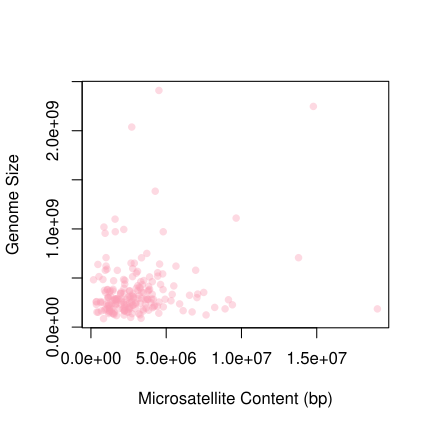

This figure's R source:
library(geiger)
library(phylolm)

#read in csv with rates of evolution
rates <- read.csv("../analyses/tip.rates/tip.rates.csv",
                  row.names = 1)

#store the average rate in a named vector by species name
rates.species <- rates$Average
names(rates.species) <- row.names(rates)


#read in nmicrosatellite data
str <- read.csv("../data/traits/micro.vs.chrom.csv")
str <- str[,1:3]
str$rates <- NA
str$species <- gsub(pattern = " ", replacement = "_", str$species)

#fix the names in the data that are different from the trees
str$species <- sub(pattern = "Harpergnathos_saltator", 
                   replacement = "Harpegnathos_saltator", str$species)
str$species <- gsub(pattern = "helicoverpa_zea", 
                    replacement = "Helicoverpa_zea", str$species)
str$species <- gsub(pattern = "papilio_polytes", 
                    replacement = "Papilio_polytes", str$species)
str$species <- gsub(pattern = "Pogomyrmex_barbatus", 
                    replacement = "Pogonomyrmex_barbatus", str$species)
str$species <- gsub(pattern = "Scaptodrosophila_lebanonesis", 
                    replacement = "Scaptodrosophila_lebanonensis", str$species)



row.names(str) <- str$species
for(i in 1:nrow(str)){
  hit <- which(names(rates.species) == str$species[i])[1]
  #fill in rates for those species that have a match in species column 
  str$rates[i] <- rates.species[hit]
}

#clean environment
rm(list = c("rates", "hit", "i", "rates.species"))

#read in trees
trees <- read.nexus("../data/trees/post.nex")


#loops through the 100 posterior distribution trees and determines the data
#necessary for the p-value
pvals.content <- c()
for(i in 1:100){
  #stores tree number
  tree.test <- trees[[i]]
  #matches species within the dataset and the tree
  foo <- treedata(phy = tree.test, data=str)
  #stores current trees data
  tree.cur <- foo[[1]]
  #stores p-value on phylolm analysis
  pvals.content[i] <- summary(phylolm(gsz ~ all, 
                                    data = str, 
                                    phy = tree.cur, 
                                    model = "BM",
                                    boot = 100))$coefficients[2,6]
}

write.csv(pvals.content, "gsz.content.pvals.csv")

#plot the microsatellite content and genome size
plot(str$gsz~str$all,
     xlab = "Microsatellite Content (bp)",
     ylab = "Genome Size",
     pch = 16, 
     col = rgb(250, 159, 181, 100,
               maxColorValue = 255))
